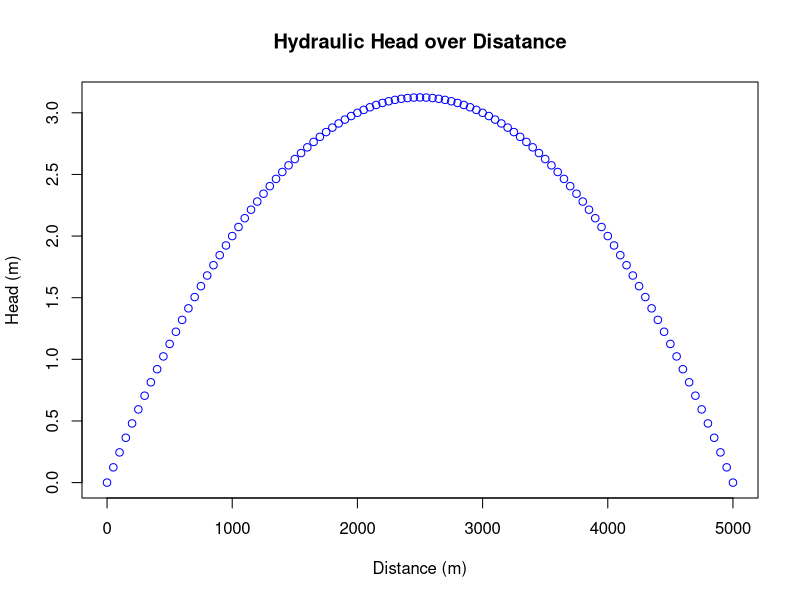

Recreate this plot in R.
# Parameters
T <- 2000  # Transmissivity (m^2/d)
L <- 5000  # Length of the island (m)
R <- 0.002 # Recharge (m/d)
dx <- 50   # Grid spacing (m)

# Numerical solution using finite differences
N <- L / dx # Number of grid points
x <- seq(0, L, by = dx)

# Initialize head array
h <- rep(0, length(x))

# Matrix A and vector b for the system Ah = b
A <- matrix(0, nrow = N + 1, ncol = N + 1)
b <- rep(0, N + 1)

# Fill the matrix A and vector b
for (i in 2:N) {
  A[i, i-1] <- T / dx^2
  A[i, i]   <- -2 * T / dx^2
  A[i, i+1] <- T / dx^2
  b[i] <- -R
}

# Boundary conditions
A[1, 1] <- 1           # dh/dx = 0 at x = 0 (symmetry condition)
A[N+1, N+1] <- 1       # h(L) = 0 at x = L

# Solve the system of equations Ah = b
h <- solve(A, b)
plot(x, h, type = "p", 
     col = "blue", xlab = "Distance (m)", ylab="Head (m)",
     main = "Hydraulic Head over Disatance")
